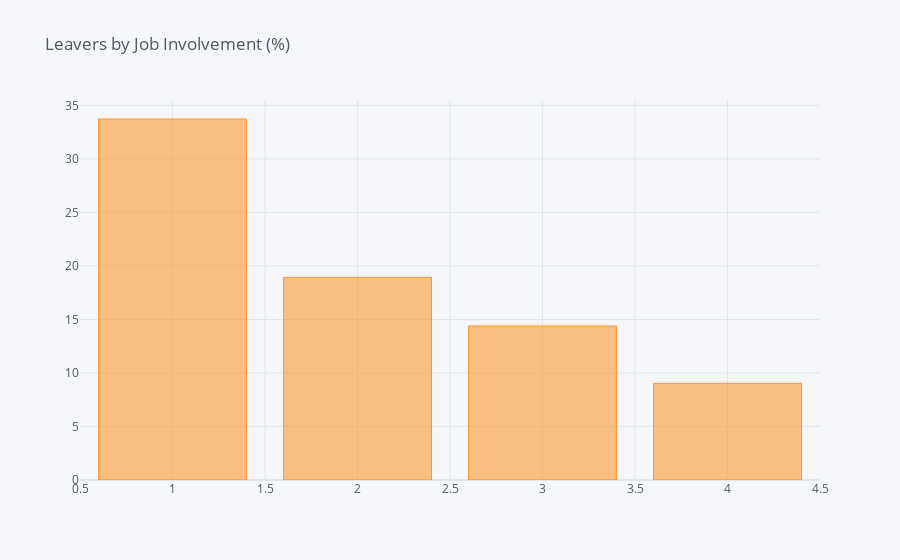

Notebook code for this chart:
### Code cell
df_JobInvolvement = pd.DataFrame(columns=["Job Involvement", "% of Leavers"])
i=0
for field in list(df_HR['JobInvolvement'].unique()):
    ratio = df_HR[(df_HR['JobInvolvement']==field)&(df_HR['Attrition']=="Yes")].shape[0] / df_HR[df_HR['JobInvolvement']==field].shape[0]
    df_JobInvolvement.loc[i] = (field, ratio*100)
    i += 1
    #print("In {}, the ratio of leavers is {:.2f}%".format(field, ratio*100))    
df_JI = df_JobInvolvement.groupby(by="Job Involvement").sum()
df_JI.iplot(kind='bar',title='Leavers by Job Involvement (%)')

### Figure 1 — Plotly figure (JSON) as saved in the notebook; plotly's stock layout.template omitted (floating-point values rounded to 4 significant figures)
{"data": [{"marker": {"color": "rgba(255, 153, 51, 0.6)", "line": {"color": "rgba(255, 153, 51, 1.0)", "width": 1}}, "name": "% of Leavers", "orientation": "v", "text": "", "type": "bar", "x": [1, 2, 3, 4], "y": [33.73, 18.93, 14.4, 9.028]}], "layout": {"legend": {"bgcolor": "#F5F6F9", "font": {"color": "#4D5663"}}, "paper_bgcolor": "#F5F6F9", "plot_bgcolor": "#F5F6F9", "title": {"font": {"color": "#4D5663"}, "text": "Leavers by Job Involvement (%)"}, "xaxis": {"gridcolor": "#E1E5ED", "showgrid": true, "tickfont": {"color": "#4D5663"}, "title": {"font": {"color": "#4D5663"}, "text": ""}, "zerolinecolor": "#E1E5ED"}, "yaxis": {"gridcolor": "#E1E5ED", "showgrid": true, "tickfont": {"color": "#4D5663"}, "title": {"font": {"color": "#4D5663"}, "text": ""}, "zerolinecolor": "#E1E5ED"}}}
